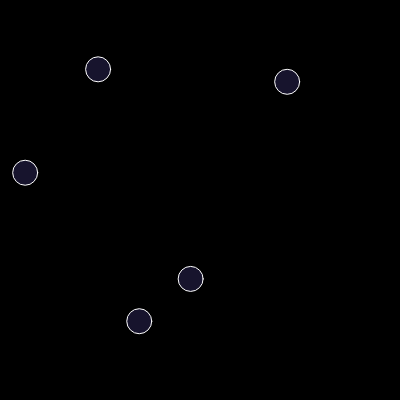
Frame 1 (no input)
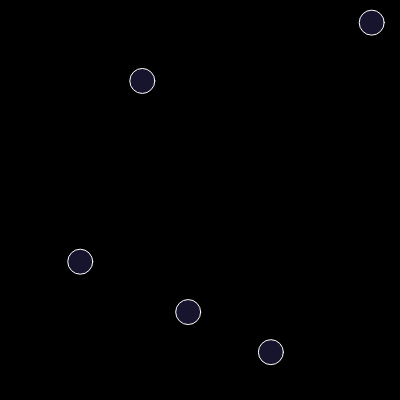
Frame 60 (no input)
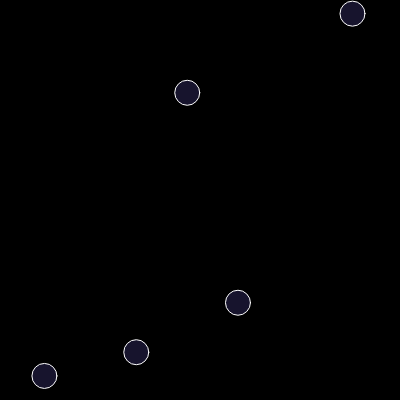
Frame 120 (the mouse pressed at the canvas centre since frame 60)

The p5.js sketch that drew these frames (run headless with seeded random() and noise() and a simulated clock; from frame 60 on, the mouse is pressed at the canvas centre):

// p5.js sketch
// ── sketch.js
function setup() {
  createCanvas(400, 400);
  p = createVector(width / 2, height / 2)
  pVel = createVector(0, 0);
  force = createVector(0, 0);
  size = 10;
  heading = 0;
  boostColor = color(0, 255, 0);
  playerColor = color(255);
  Score = 0;
  Health = 200;
  bubble = [];
  bubbleVel = [];
  bubbleSize = 25;

  for (var i = 0; i < 5; i++) {
      bubble.push(createVector(random(0, width), random(0, height)));
      bubbleVel.push(p5.Vector.random2D().mult(random(0.25, 2.25)));
  }
}

function draw() {
  background(0);

  updateBub();
  updateLaser();
  updateShip();
}
// ── bubble.js
var bubble;
var bubbleVel;
var bubbleSize;

function updateBub() {
    touching = false;
    for (var i = 0; i < bubble.length; i++) {
        push();

        if (dist(bubble[i].x, bubble[i].y, p.x, p.y) < bubbleSize / 2) {
            touch = true;
            console.log(touch);
        }
        
        bubble[i].add(bubbleVel[i]);

        if (bubble[i].x > width + bubbleSize / 2) {
            bubble[i].x = 0
        }
        if (bubble[i].x < -bubbleSize / 2) {
            bubble[i].x = 400
        }
        if (bubble[i].y > height + bubbleSize / 2) {
            bubble[i].y = 0
        }
        if (bubble[i].y < -bubbleSize / 2) {
            bubble[i].y = 400
        }

        fill(132, 112, 255, 45)
        stroke(255);
        ellipse(bubble[i].x, bubble[i].y, bubbleSize);
        pop();
    }
    if (touching == true) {
        playerColor = color(255, 0, 0);
        Health--;
    } else {
        playerColor = color(255);
    }

}
// ── laser.js
lasers = [];
laserVel = [];


function updateLaser() {
    for (var i = 0; i < lasers.length; i++) {

        for (var q = 0; q < bb.length; q++) {
            if (dist(lasers[i].x, lasers[i].y, bb[z].x, bb[z].y) < bbSize / 2) {
                bb[z] = createVector(random(0, width), random(0, height));
                bbVel[z] = p5.Vector.random2D().mult(random(0.25, 2.25));
                Score++;
            }
        }
        lasers[i].add(laserVel[i]);

        push();
        stroke(132, 112, 255);

        line(lasers[i].x, lasers[i].y, lasers[i].x + laserVel[i].x * 4, lasers[i].y + laserVel[i].y * 4)

        pop();
    }
}

function keyPressed() {
    if (keyCode == 32) {
        laserSound.play();
        lasers.push(createVector(p.x, p.y));
        laserVel.push(p5.Vector.fromAngle(radians(heading)).mult(7));
    }
}
// ── ship.js
var p;
var size;
var heading;
var pVel;
var force;
var boostColor;
var touch;
var playerColor;
var Score;
var status;

function updateShip() {
    boostColor = color(0)

    if (keyIsDown(LEFT_ARROW)) {
        heading -= 6;
    }
    if (keyIsDown(RIGHT_ARROW)) {
        heading += 6;
    }
    if (keyIsDown(UP_ARROW)) {
        force = p5.Vector.fromAngle(radians(heading));
        pVel.add(force.mult(0.2));
        boostColor = color(0, 255, 0);
    }

    if (p.x > 400) {
        p.x = 0
    }
    if (p.x < 0) {
        p.x = 400
    }
    if (p.y > 400) {
        p.y = 0
    }
    if (p.y < 0) {
        p.y = 400
    

    pVel.mult(1);
    p.add(pVel);
    
    push();
    translate(p.x, p.y);
    rotate(radians(heading));

    fill(boostColor)
    triangle(-size + 2, size * .7, -size * 3.5, size / 7, size * -.7, -size * .7);

    fill(playerColor);
    triangle(-size + 1, -size + 1, size + 1, 0, -size + 1, size + 1);
    pop();
    fill(255);
    text(status, p.x - 10, p.y + 25)

    fill(255);
    text(Score, 25, 25);
    }
}
